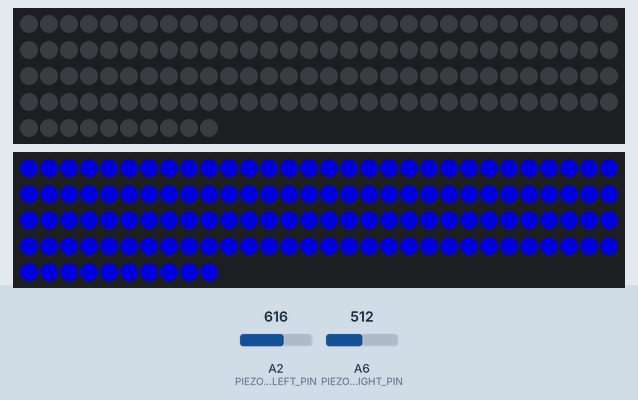
The sketch below on a simulated Arduino Nano, built with avr-gcc and run on an emulated ATmega328P. Parts: 2 × 130 RGB LEDs in strip order, left to right, continuing on the next row. The test bench sets the inputs (shaded band); at power-on: A2 (PIEZO_SENSOR_LEFT_PIN) = 512, A6 (PIEZO_SENSOR_RIGHT_PIN) = 512. Dim RGB values are drawn brighter than linear.

1.9 s: A2 (PIEZO_SENSOR_LEFT_PIN) set to 589
3.4 s: A2 (PIEZO_SENSOR_LEFT_PIN) set to 616
Above: at 3.57 s.
6.4 s: A6 (PIEZO_SENSOR_RIGHT_PIN) set to 585
9.4 s: A6 (PIEZO_SENSOR_RIGHT_PIN) set to 613
12.4 s: A2 (PIEZO_SENSOR_LEFT_PIN) set to 590
15.4 s: A2 (PIEZO_SENSOR_LEFT_PIN) set to 610
Timing chart, 0 to 18.4 s (numbered marks = the images above; inputs shaded):
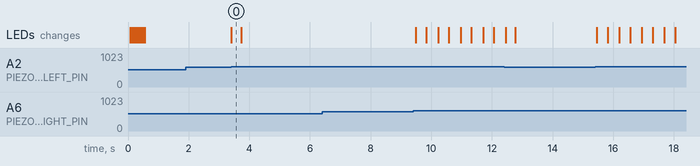

Measured:
- after the input at 1.9 s, every drawn part: stays the same
- after the input at 3.4 s, the LEDs: change at once (image 0)
- after the input at 6.4 s, every drawn part: stays the same

The sketch:

Octoban_LED_Piezo_base.ino
```cpp
#include <FastLED.h>

#define PIEZO_SENSOR_RIGHT_PIN A6
#define LED_STRIP_RIGHT_PIN 6

#define PIEZO_SENSOR_LEFT_PIN A2
#define LED_STRIP_LEFT_PIN 2

#define NUM_LEDS_RIGHT 130
#define NUM_LEDS_LEFT 130

#define PIEZO_THRESHOLD 600

#define BRIGHTNESS 150

CRGB ledRight[NUM_LEDS_RIGHT];
CRGB ledLeft[NUM_LEDS_LEFT];

int piezoValueRight = 0;
int piezoValueLeft = 0;

void setup() {

  FastLED.addLeds<WS2812, LED_STRIP_RIGHT_PIN, GRB>(ledRight, NUM_LEDS_RIGHT);
  FastLED.addLeds<WS2812, LED_STRIP_LEFT_PIN, GRB>(ledLeft, NUM_LEDS_LEFT);

  FastLED.setBrightness(BRIGHTNESS);

  initLED();
}

void loop() {

  piezoValueRight = analogRead(PIEZO_SENSOR_RIGHT_PIN);
  piezoValueLeft = analogRead(PIEZO_SENSOR_LEFT_PIN);

  if (piezoValueRight > PIEZO_THRESHOLD) {

    toggleLED(20, NUM_LEDS_RIGHT, ledRight);
  }
  if (piezoValueLeft > PIEZO_THRESHOLD) {

    toggleLED(20, NUM_LEDS_LEFT, ledLeft);
  }
}

void toggleLED(int delay_ms, int len, CRGB led[]) {

  for (int i = 0; i < len; i++) {
    led[i] = CRGB::Blue;
  }
  FastLED.show();

  delay(delay_ms);

  for (int i = 0; i < len; i++) {
    led[i] = CRGB::Black;
  }
  FastLED.show();
}


void initLED() {

  for (int j = 0; j < 5; j++) {
    for (int i = 0; i < NUM_LEDS_LEFT; i++) {
      ledLeft[i] = CRGB::Green;
    }

    for (int i = 0; i < NUM_LEDS_RIGHT; i++) {
      ledRight[i] = CRGB::Green;
    }
    FastLED.show();
    delay(50);

    for (int i = 0; i < NUM_LEDS_LEFT; i++) {
      ledLeft[i] = CRGB::Black;
    }

    for (int i = 0; i < NUM_LEDS_RIGHT; i++) {
      ledRight[i] = CRGB::Black;
    }
    FastLED.show();
    delay(50);

  }
}

void Error() {
  while (true) {

    for (int i = 0; i < NUM_LEDS_LEFT; i++) {
      ledLeft[i] = CRGB::Red;
    }
    for (int i = 0; i < NUM_LEDS_RIGHT; i++) {
      ledRight[i] = CRGB::Black;
    }

    FastLED.show();
    delay(250);

    for (int i = 0; i < NUM_LEDS_LEFT; i++) {
      ledLeft[i] = CRGB::Black;
    }
    for (int i = 0; i < NUM_LEDS_RIGHT; i++) {
      ledRight[i] = CRGB::Red;
    }

    delay(250);
  }
}
```
